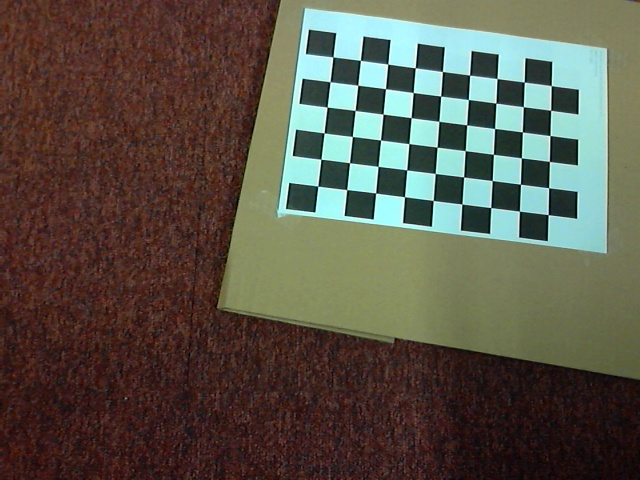
#> input picture captures/image1.jpg, 640 x 480 px; its folder holds 4 pictures in this run
$ python tool_histogram_hsv.py
#> lines starting #> are read from the running program, lines starting #| are printed output that depends on the picture
# -*- coding: utf-8 -*-

### TOOL: H HISTOGRAM PLOTTER
# plotea histogramas del hue (hsv) de las imagenes que se encuentren en la carpeta captures
#
# Como usar:
# tecla Q: siguiente imagen
#
# Info:
# rango opencv para valores HSV: H[0, 180], S[0, 255], V[0, 255]
#
# - rady

import cv2
import os
import matplotlib.pyplot as plt

file_list = os.listdir("captures")
fichero_activo = file_list[0]
img = cv2.imread("captures/" + fichero_activo, cv2.IMREAD_COLOR)
#> img is the input picture: shape (480, 640, 3); mean B, G, R 72.7, 84.9, 89.7

def click_clases(event, x, y, flags, param):
    global img
    # if event == cv2.EVENT_LBUTTONDOWN:
    #     pass
    if event == cv2.EVENT_LBUTTONUP:
        print("Color picker!")
        hsv = cv2.cvtColor(img, cv2.COLOR_BGR2HSV)
        bgr = img[y, x]
        color = hsv[y, x]
        print("HSV", color)
        print("BGR", bgr)

        print("target point:")
        print(x, y)

def selecciona_siguiente(fichero_activo):
    index = file_list.index(fichero_activo) + 1
    if index >= len(file_list):
        index = 0
    fichero_activo =  file_list[index]
    print("Fichero seleccionado:", fichero_activo)
    return fichero_activo

cambio = True
cv2.namedWindow('imagen')
cv2.setMouseCallback('imagen', click_clases)

while True:

    cv2.imshow("imagen", img)
    hsv = cv2.cvtColor(img, cv2.COLOR_BGR2HSV)
#> hsv: shape (480, 640, 3); mean H, S, V 42, 109.6, 100.8
    cv2.imshow("hsv", hsv)

    chans = cv2.split(hsv)
    print(len(chans))
#| 3

    print(chans[0])
#> (printed output is left out)

    hist = cv2.calcHist(chans[0], [0], None, [181], [0, 181])
#> hist = 181 values, max 106 at index 30, min 0 at index 15, mean 3.54

    if cambio:
        plt.plot(hist, color="b")
        plt.xlim([0, 181])
        plt.show()
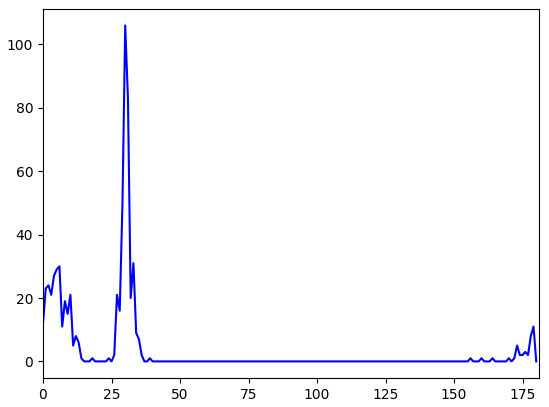
#> figure drawn by matplotlib, 1 panel; curve peaks at x = 30, y = 106
        cambio = False
    #
    # # hist = cv2.calcHist(chans[1], [0], None, [256], [0, 256])
    # # plt.plot(hist, color="b")
    # # plt.xlim([0, 256])
    # # plt.show()
    # #
    # # hist = cv2.calcHist(chans[2], [0], None, [256], [0, 256])
    # # plt.plot(hist, color="g")
    # # plt.xlim([0, 256])
    # # plt.show()
    #
    # cv2.imshow("imagen", img)
    # cv2.waitKey(1)
    #
    k = cv2.waitKey(1)
#> (key q is pressed here)
    if k == ord("q"):
        cambio = True
        fichero_activo = selecciona_siguiente(fichero_activo)
        img = cv2.imread("captures/" + fichero_activo, cv2.IMREAD_COLOR)
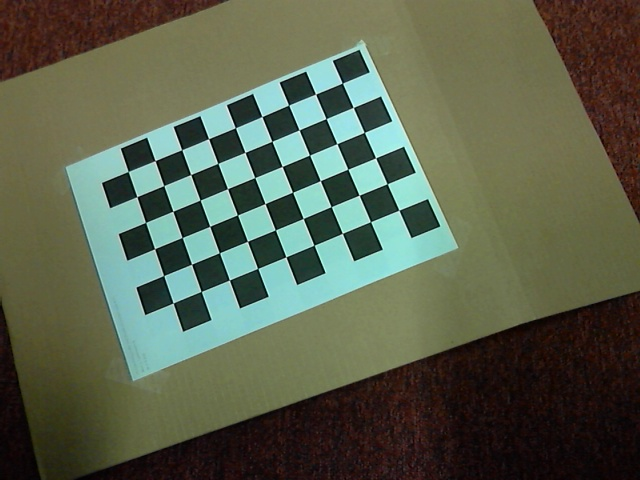
#> input picture captures/image10.jpg, 640 x 480 px
#> img is the input picture: shape (480, 640, 3); mean B, G, R 76.6, 96.3, 89.1
